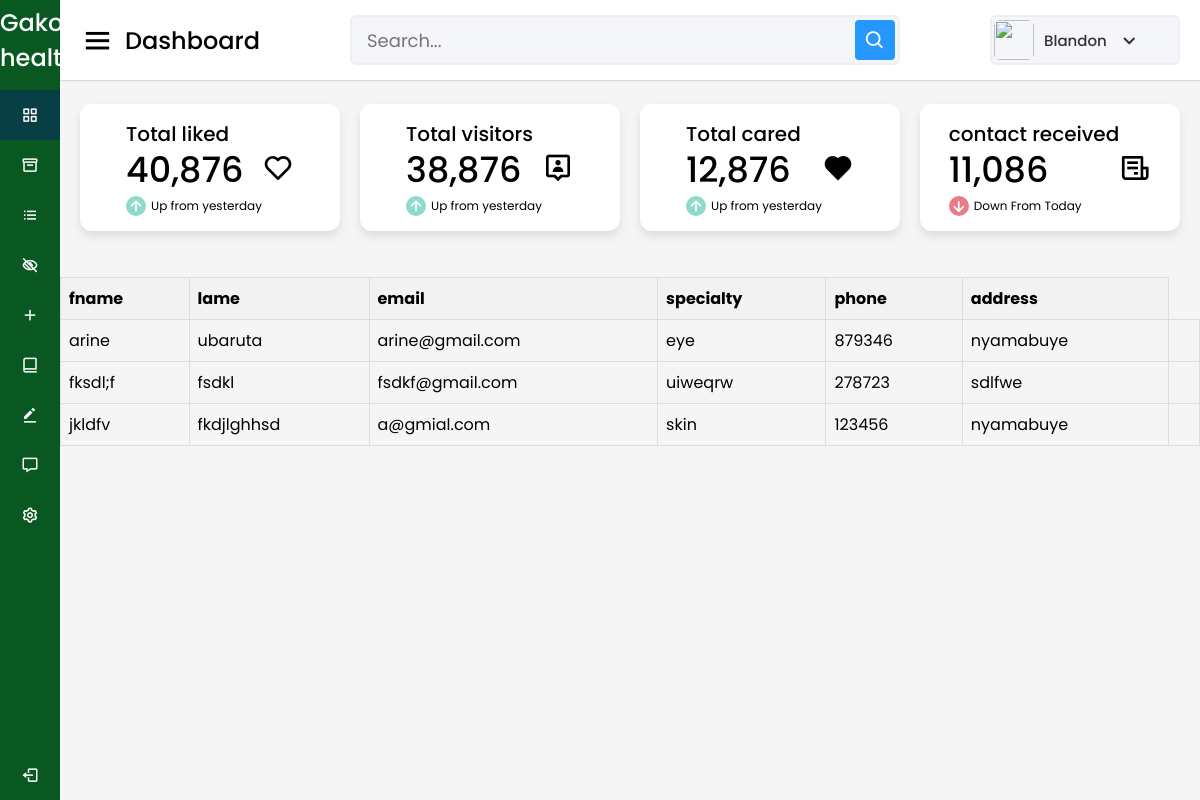
The page /doctdash.php on the database its author committed.
### tables this page shows
CREATE TABLE `doctor` (
  `id` int(11) NOT NULL,
  `fname` varchar(100) NOT NULL,
  `lname` varchar(100) NOT NULL,
  `email` varchar(100) NOT NULL,
  `specialty` varchar(100) NOT NULL,
  `phone` int(11) NOT NULL,
  `address` varchar(100) NOT NULL,
  `date` timestamp NOT NULL DEFAULT current_timestamp() ON UPDATE current_timestamp()
);

### doctdash.php (the view, shortened to what this page needs)
<!DOCTYPE html>
<html lang="en" dir="ltr">
  <head>
    <link rel="stylesheet" href="dashboard.css">
    <link href='https://unpkg.com/boxicons@2.0.7/css/boxicons.min.css' rel='stylesheet'>
   </head>
<body>
  <div class="sidebar">
    <div class="logo-details">
      <span class="logo_name">Gako healthy</span>
    </div>
      <ul class="nav-links">
        <li>
          <a href="dashboard.php" class="active">
            <i class='bx bx-grid-alt' ></i>
            <span class="links_name">Dashboard</span>
          </a>
        </li>
        <li>
          <a href="#">
            <i class='bx bx-box' ></i>
            <span class="links_name">Medecine</span>
          </a>
        </li>
        <li>
          <a href="bookdash.php">
            <i class='bx bx-list-ul' ></i>
            <span class="links_name">appointment list</span>
          </a>
        </li>
        <li>
          <a href="dashboard2.php">
          <i class='bx bx-low-vision'></i>
            <span class="links_name">all doctors</span>
          </a>
        </li>
        <li>
          <a href="add doctor.php">
          <i class='bx bx-plus'></i>
            <span class="links_name">Add Doctors</span>
          </a>
        </li>
        <li>
          <a href="#">
            <i class='bx bx-book-alt' ></i>
            <span class="links_name">services</span>
          </a>
        </li>
        <li>
          <a href="#">
          <i class='bx bxs-edit-alt'></i>
            <span class="links_name">Order medecine</span>
          </a>
        </li>
        <li>
          <a href="messagedash.php">
            <i class='bx bx-message' ></i>
            <span class="links_name">Messages</span>
          </a>
        </li>
        <li>
          <a href="#">
            <i class='bx bx-cog' ></i>
            <span class="links_name">Setting</span>
          </a>
        </li>
        <li class="log_out">
          <a href="#">
            <i class='bx bx-log-out'></i>
            <span class="links_name">Log out</span>
          </a>
        </li>
      </ul>
  </div>
  <section class="home-section">
    <nav>
      <div class="sidebar-button">
        <i class='bx bx-menu sidebarBtn'></i>
        <span class="dashboard">Dashboard</span>
      </div>
      <div class="search-box">
        <input type="text" placeholder="Search...">
        <i class='bx bx-search' ></i>
      </div>
      <div class="profile-details">
        <img src="c:\Users\Blandon\OneDrive\Pictures\BLAISE.jpg" alt="">
        <span class="admin_name">Blandon</span>
        <i class='bx bx-chevron-down' ></i>
      </div>
    </nav>
    <div class="home-content">
      <div class="overview-boxes">
        <div class="box">
          <div class="right-side">
            <div class="box-topic">Total liked</div>
            <div class="number">40,876</div>
            <div class="indicator">
            <i class='bx bx-up-arrow-alt'></i>
              <span class="text">Up from yesterday</span>
            </div>
          </div>
          <i class='bx bx-heart' style="font-size: 200%;"></i>
        </div>
        <div class="box">
          <div class="right-side">
            <div class="box-topic">Total visitors</div>
            <div class="number">38,876</div>
            <div class="indicator">
              <i class='bx bx-up-arrow-alt'></i>
              <span class="text">Up from yesterday</span>
            </div>
          </div>
        <i class='bx bx-user-pin' style="font-size: 200%" ></i>
        </div>
        <div class="box">
          <div class="right-side">
            <div class="box-topic">Total cared</div>
            <div class="number">12,876</div>
            <div class="indicator">
              <i class='bx bx-up-arrow-alt'></i>
              <span class="text">Up from yesterday</span>
            </div>
          </div>
          <i class='bx bxs-heart' style="font-size: 200%;"></i>
        </div>
        <div class="box">
          <div class="right-side">
            <div class="box-topic">contact received </div>
            <div class="number">11,086</div>
            <div class="indicator">
              <i class='bx bx-down-arrow-alt down'></i>
              <span class="text">Down From Today</span>
            </div>
          </div>
          <i class='bx bx-receipt' style="font-size: 200%;"></i>
        </div>
      </div>
            <table>
          <?php
$servername = "localhost";
$username = "root";
$password = "";
$dbname = "healthycare";
try {
    $pdo = new PDO("mysql:host=$servername;dbname=$dbname", $username, $password);
    $pdo->setAttribute(PDO::ATTR_ERRMODE, PDO::ERRMODE_EXCEPTION);
} catch (PDOException $e) {
    die("Connection failed: " . $e->getMessage());
}
$stmt = $pdo->query("SELECT * FROM doctor");
$doctors = $stmt->fetchAll();
echo "<table>";
echo "<tr><th>fname</th><th>lame</th><th>email</th><th>specialty</th><th>phone</th><th>address</th></tr>";
foreach ($doctors as $doctor) {
    echo "<tr>";
    echo "<td>" . $doctor['fname'] . "</td>";
    echo "<td>" . $doctor['lname'] . "</td>";
    echo "<td>" . $doctor['email'] . "</td>";
    echo "<td>" . $doctor['specialty'] . "</td>";
    echo "<td>" . $doctor['phone'] . "</td>";
    echo "<td>" . $doctor['address'] . "</td>";
    echo "<td><a href='?view=" . $doctor['id'];
    echo "</tr>";
}
echo "</table>";
?>
  </section>
</body>
</html>

### dashboard.css (style rules this page uses)
* { margin: 0; padding: 0; box-sizing: border-box; font-family: 'Poppins', sans-serif; }
.sidebar { position: fixed; height: 100%; width: 240px; background: #0a5821; transition: all 0.5s ease; }
.sidebar .logo-details { height: 80px; display: flex; align-items: center; }
.sidebar .logo-details .logo_name { color: #fff; font-size: 24px; font-weight: 500; }
.sidebar .nav-links { margin-top: 10px; }
.sidebar .nav-links li { position: relative; list-style: none; height: 50px; }
.sidebar .nav-links li a { height: 100%; width: 100%; display: flex; align-items: center; text-decoration: none; transition: all 0.4s ease; }
.sidebar .nav-links li a.active { background: #083f45; }
.sidebar .nav-links li i { min-width: 60px; text-align: center; font-size: 18px; color: #fff; }
.sidebar .nav-links li a .links_name { color: #fff; font-size: 15px; font-weight: 400; white-space: nowrap; }
.sidebar .nav-links .log_out { position: absolute; bottom: 0; width: 100%; }
.home-section { position: relative; background: #f5f5f5; min-height: 100vh; width: calc(100% - 240px); left: 240px; transition: all 0.5s ease; }
.home-section nav { display: flex; justify-content: space-between; height: 80px; background: #fff; display: flex; align-items: center; position: fixed; width: calc(100% - 240px); left: 240px; z-index: 100; padding: 0 20px; box-shadow: 0 1px 1px rgba(0, 0, 0, 0.1); transition: all 0.5s ease; }
.home-section nav .sidebar-button { display: flex; align-items: center; font-size: 24px; font-weight: 500; }
nav .sidebar-button i { font-size: 35px; margin-right: 10px; }
.home-section nav .search-box { position: relative; height: 50px; max-width: 550px; width: 100%; margin: 0 20px; }
nav .search-box input { height: 100%; width: 100%; outline: none; background: #F5F6FA; border: 2px solid #EFEEF1; border-radius: 6px; font-size: 18px; padding: 0 15px; }
nav .search-box .bx-search { position: absolute; height: 40px; width: 40px; background: #2697FF; right: 5px; top: 50%; transform: translateY(-50%); border-radius: 4px; line-height: 40px; text-align: center; color: #fff; font-size: 22px; transition: all 0.4 ease; }
.home-section nav .profile-details { display: flex; align-items: center; background: #F5F6FA; border: 2px solid #EFEEF1; border-radius: 6px; height: 50px; min-width: 190px; padding: 0 15px 0 2px; }
nav .profile-details img { height: 40px; width: 40px; border-radius: 6px; object-fit: cover; }
nav .profile-details .admin_name { font-size: 15px; font-weight: 500; color: #333; margin: 0 10px; white-space: nowrap; }
nav .profile-details i { font-size: 25px; color: #333; }
.home-section .home-content { position: relative; padding-top: 104px; }
.home-content .overview-boxes { display: flex; align-items: center; justify-content: space-between; flex-wrap: wrap; padding: 0 20px; margin-bottom: 26px; }
.overview-boxes .box { display: flex; align-items: center; justify-content: center; width: calc(100% / 4 - 15px); background: #fff; padding: 15px 14px; border-radius: 12px; box-shadow: 0 5px 10px rgba(0,0,0,0.1); }
.overview-boxes .box-topic { font-size: 20px; font-weight: 500; }
.home-content .box .number { display: inline-block; font-size: 35px; margin-top: -6px; font-weight: 500; }
.home-content .box .indicator { display: flex; align-items: center; }
.home-content .box .indicator i { height: 20px; width: 20px; background: #8FDACB; line-height: 20px; text-align: center; border-radius: 50%; color: #fff; font-size: 20px; margin-right: 5px; }
.box .indicator i.down { background: #e87d88; }
.home-content .box .indicator .text { font-size: 12px; }
@media (max-width: 1240px) { .sidebar { width: 60px; } }
@media (max-width: 1240px) { .home-section { width: calc(100% - 60px); left: 60px; } }
@media (max-width: 1240px) { .home-section nav { width: calc(100% - 60px); left: 60px; } }

### doctdash.php (style rules this page uses)
table { width: 100%; border-collapse: collapse; margin-top: 20px; }
th, td { border: 1px solid #ddd; padding: 8px; text-align: left; }
th { background-color: #f2f2f2; }

### rows shown on the page
doctor: fname "arine", lname "ubaruta", email "arine@gmail.com", specialty "eye", phone "879346", address "nyamabuye"
doctor: fname "fksdl;f", lname "fsdkl", email "fsdkf@gmail.com", specialty "uiweqrw", phone "278723", address "sdlfwe"
doctor: fname "jkldfv", lname "fkdjlghhsd", email "a@gmial.com", specialty "skin", phone "123456", address "nyamabuye"
